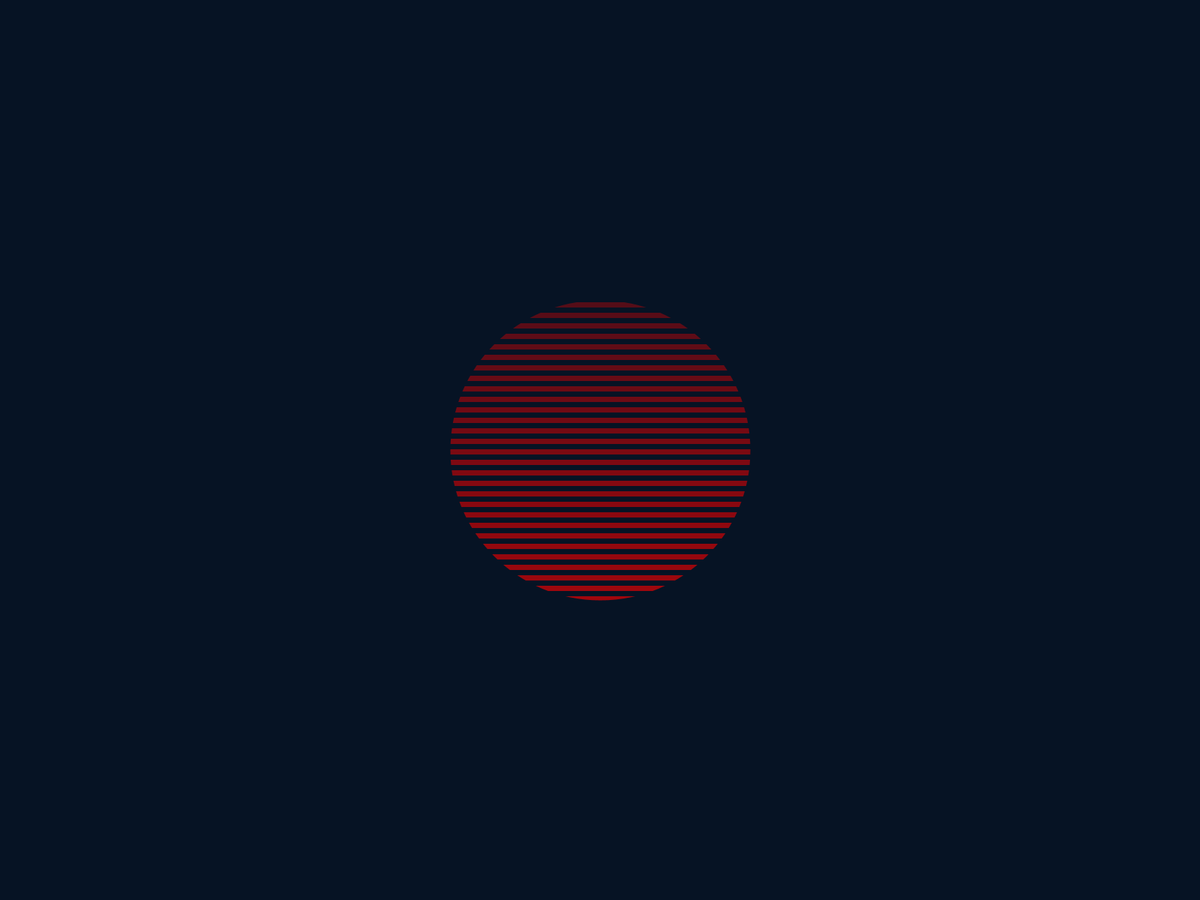
Frame 1 (no input)
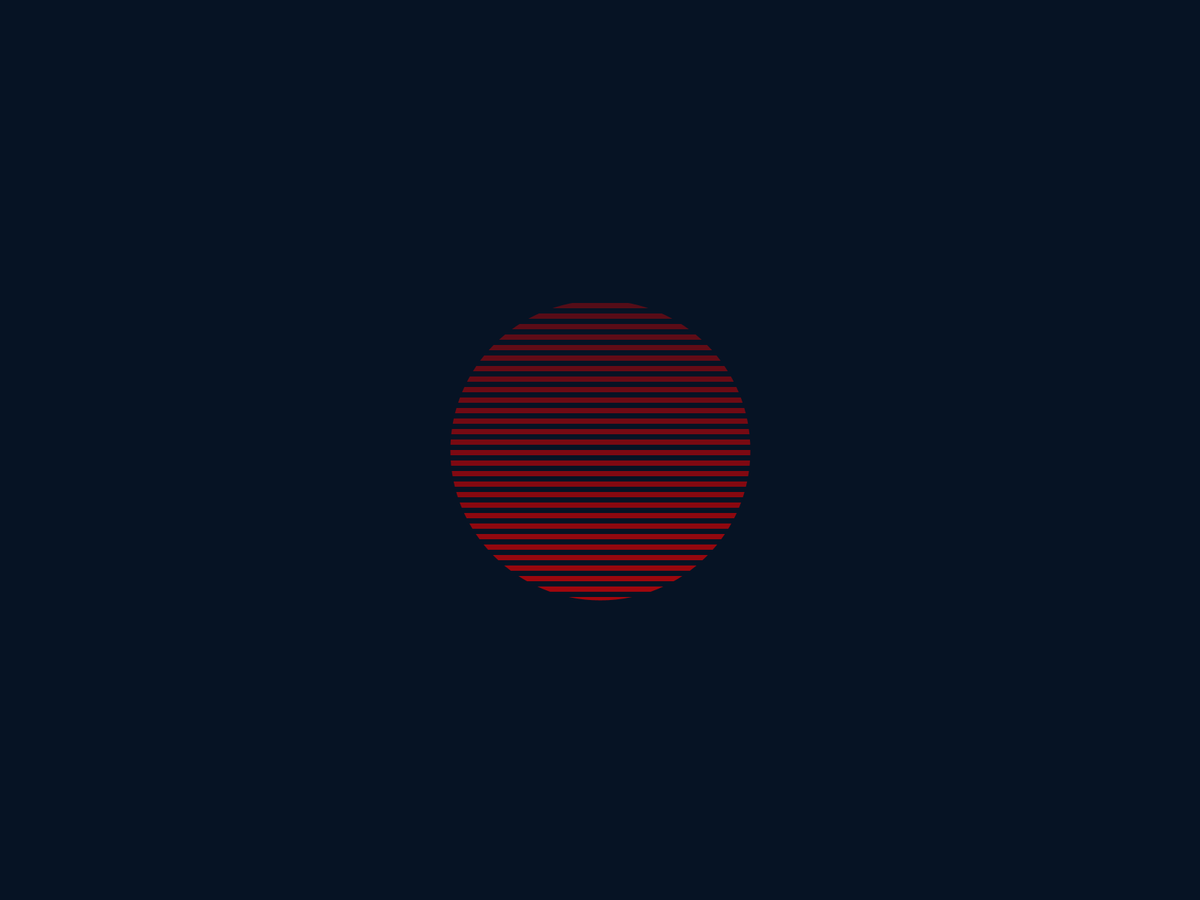
Frame 60 (the mouse pressed at the canvas centre just before this capture)
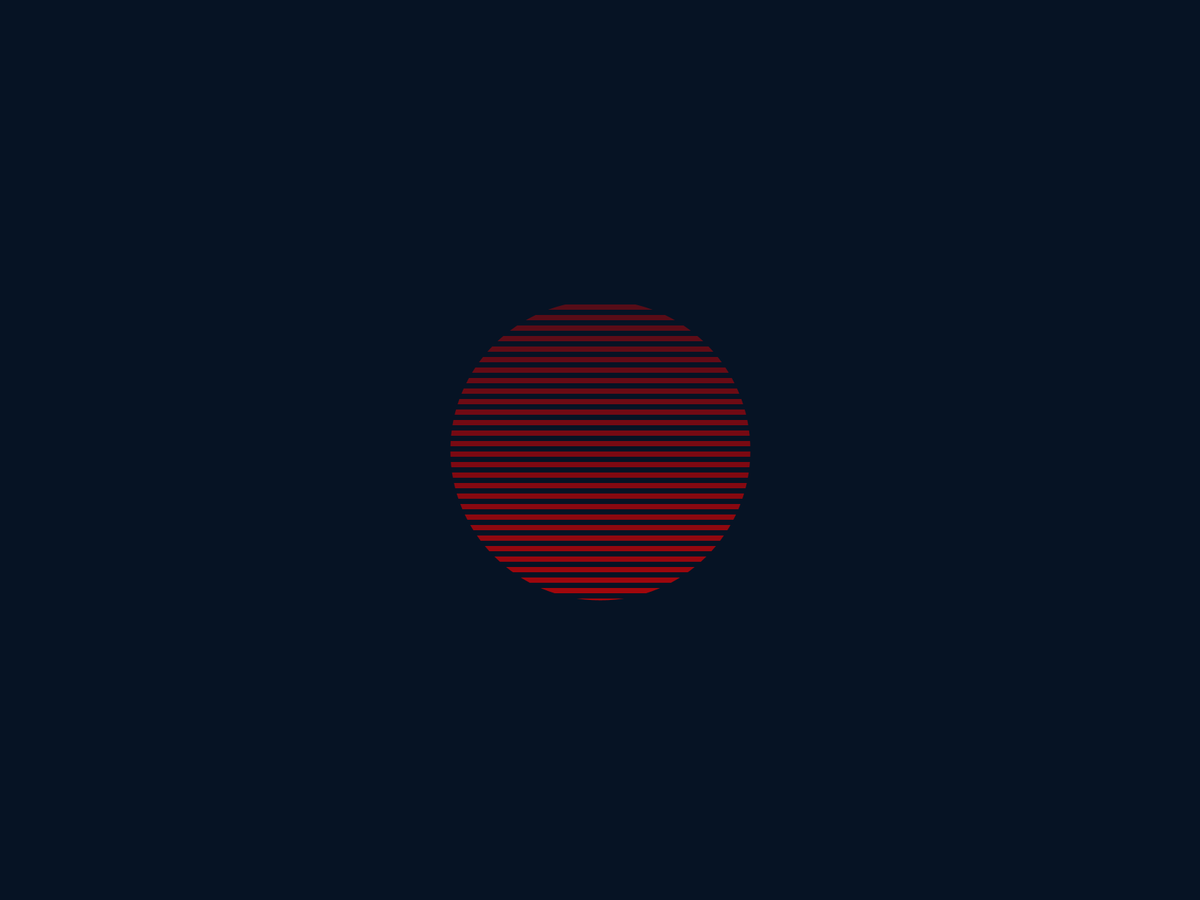
Frame 120 (the mouse held since frame 60 and released just before this capture)

The Processing sketch that drew these frames (run headless with seeded random() and noise(); from frame 60 on, the mouse is pressed at the canvas centre):

// Processing sketch: sunset
// ── sunset.pde
int num = 85;
float[] y = new float[num];
float sW;

void setup() {
  fullScreen();
  //size(900,900);
  //surface.setLocation(987,70);
  
  for (int n=0; n<num; n++) {
    y[n] = height/num*n;
  }
  sW = height/num/2;
}

void draw() {
  background(#061324);
  
  for (int n=0; n<num; n++) {
    float alpha = map(y[n],0,height,0,255);
    stroke(#F10000,alpha);
    strokeWeight(sW);
    line(0,y[n],width,y[n]);
    
    y[n] += 0.5;
    if (y[n]>height) y[n]=0;
  }
  
  stroke(#061324);
  strokeWeight(height/1.2);
  noFill();
  ellipse(width/2,height/2,height+height/6,height+height/6);
}
